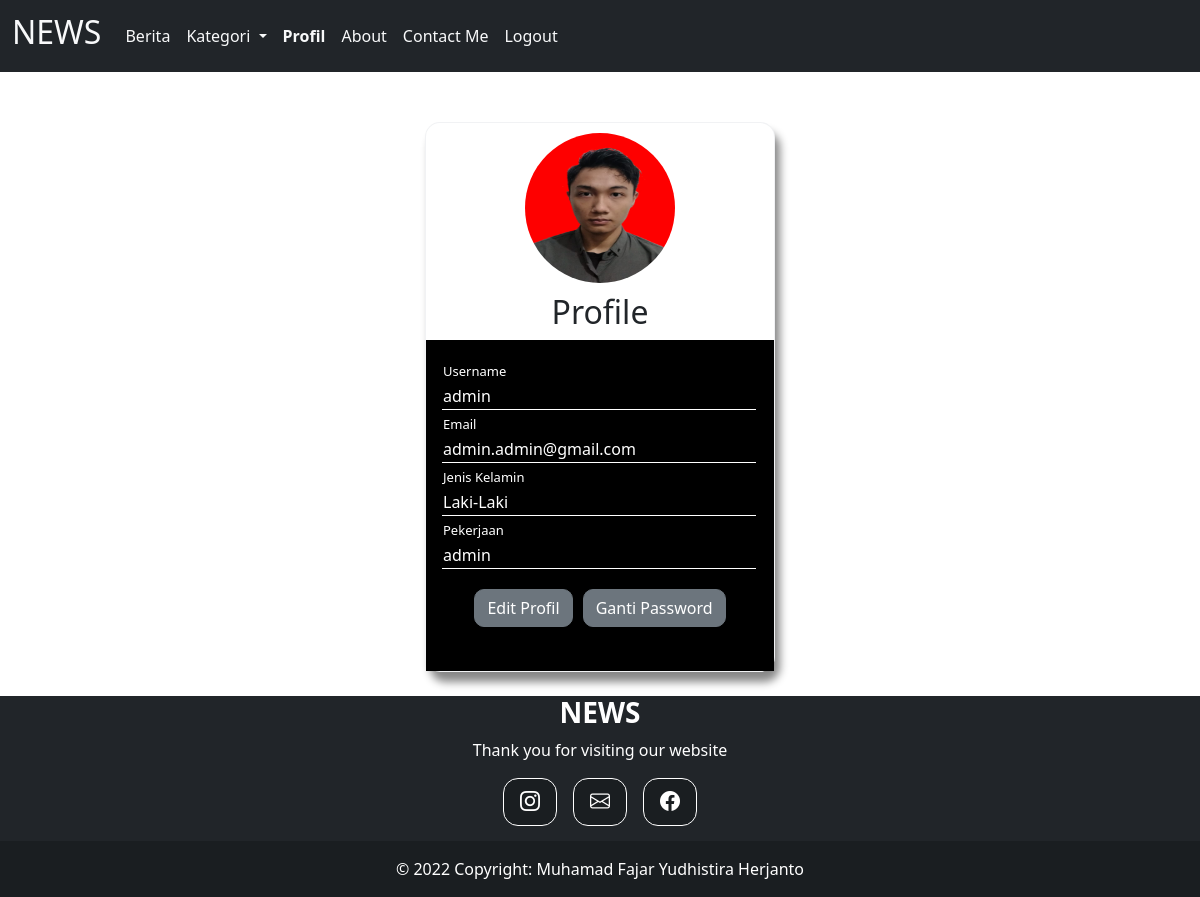
The app's page /user/indexprofil.php (signed in) with its own data.
### tables this page shows
CREATE TABLE `user` (
  `id` varchar(30) NOT NULL,
  `username` varchar(50) NOT NULL,
  `email` varchar(50) NOT NULL,
  `jeniskelamin` enum('Laki-Laki','Perempuan','','') NOT NULL,
  `pekerjaan` varchar(50) NOT NULL,
  `password_user` varchar(50) NOT NULL,
  `thumbnail` varchar(255) NOT NULL,
  `level_user` varchar(15) NOT NULL
);

### user/indexprofil.php (the view, shortened to what this page needs)
<!DOCTYPE html>
<html lang="en">
<head>
     <link rel="stylesheet" href="../css/bootstrap.min.css">
     <link rel="stylesheet" href="https://cdn.jsdelivr.net/npm/bootstrap-icons@1.8.1/font/bootstrap-icons.css">
</head>
<body>
    <?php
   include "../koneksi.php";
   $query = mysqli_query($koneksi, "SELECT * FROM  user WHERE id='$_SESSION[id]'");
   $data = mysqli_fetch_array($query);
?>
  <nav class="navbar navbar-expand-lg navbar-light bg-dark ">
        <div class="container-fluid">
          <a class="navbar-brand text-light" href="#"><h2>NEWS</h2></a>
          <div class="collapse navbar-collapse" id="navbarNav">
            <ul class="navbar-nav justify-content-center">
              <li class="nav-item">
                <a class="nav-link text-light" href="indexuser.php">Berita</a>
              </li>
              <li class="nav-item dropdown">
               <a class="nav-link dropdown-toggle nav-link text-light" href="#" id="navbarDropdownMenuLink" role="button" data-bs-toggle="dropdown" aria-expanded="false">
               Kategori
          </a>
              </li>
              <li class="nav-item">
                <a class="nav-link text-light fw-bold" href="indexprofil.php">Profil</a>
              </li>
              <li class="nav-item">
                <a class="nav-link text-light" href="aboutpageuser.php">About</a>
              </li>
              <li class="nav-item">
                <a class="nav-link text-light" href="../contactpage.php">Contact Me</a>
              </li>
              <li class="nav-item">
                <a class="nav-link text-light" href="../logout.php">Logout</a>
              </li>
            </ul>
          </div>
        </div>
      </nav>
      <div class="container">
      <div class="card" style="height:550px; margin-top:50px;">
         <center> <img src="../images/<?= $data['thumbnail']?>"class="card-img-top" alt="" style="border-radius:50%; width:150px; height:150px; margin:10px;" ></center>
         <h2 style="text-align:center;">Profile</h2>
         <div class="card-body"style="border-top:1px solid black;background-color:black;">
          <table>
          <tr><td><label for="username" style="font-size:13px; color:white;">Username</label></td></tr>
          <tr><td name="username" id="username" style="border-bottom:1px solid white; width:100%; color:white;"><?= $data['username']?><td></tr>
          <tr><td><label for="email" style="font-size:13px; color:white;">Email</label></td></tr>
          <tr><td name="email"id="email" style="border-bottom:1px solid white; width:100%; color:white;"><?= $data['email']?><td></tr>
          <tr><td><label for="jk" style="font-size:13px; color:white;">Jenis Kelamin</label></td></tr>
          <tr><td name="jk"id="jk" style="border-bottom:1px solid white; width:100%; color:white;"><?= $data['jeniskelamin']?><td></tr>
          <tr><td><label for="pekerjaan" style="font-size:13px; color:white;">Pekerjaan</label></td></tr>
          <tr><td name="pekerjaan"id="pekerjaan" style="border-bottom:1px solid white; width:100%; color:white;"><?= $data['pekerjaan']?><td></tr>
        </table>
        <div class="text-center">
      <div class="btn-group" style="margin-top:20px;">
      <a href="editprofiluser.php?id=<?= $data['id'] ?>" class="btn btn-secondary" style="border-radius:10px;">Edit Profil</a>
      <a href="gantipassword.php?id=<?= $data['id'] ?>" class="btn btn-secondary" style="margin-left:10px;border-radius:10px;">Ganti Password</a>
      </div>
    </div>
  </div>
</div>
      </div>
   <br>
   <?php
include "../footer.php"
?>
</body>
</html>

### user/indexprofil.php (style rules this page uses)
.container { display: flex; justify-content: center; flex-direction: row; }
.card { box-shadow: 5px 10px 8px #888888; border-radius: 15px; border: 1px solid rgba(209, 213, 219, 0.3); width:350px; }

### records on screen
user: thumbnail (picture), username "admin", email "admin.admin@gmail.com", jeniskelamin "Laki-Laki", pekerjaan "admin"
